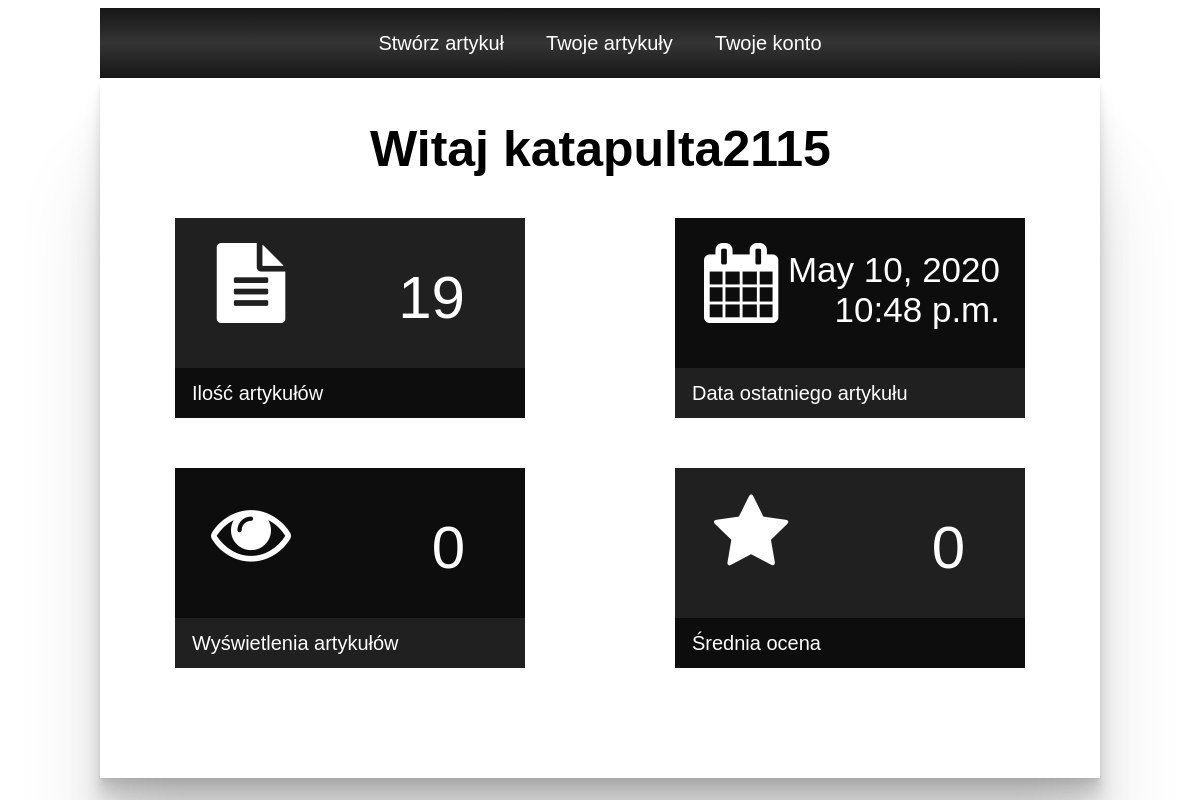
/journalist/userPanel (signed in), run on the app's committed database.
### Wobliczu/models.py (models this page shows, shortened)
class ArticleUser(models.Model):
    user = models.OneToOneField(User, on_delete=models.CASCADE)
    numberOfArticles = models.IntegerField(verbose_name='numberOfArticles')
    last_pub_date = models.DateTimeField(default=datetime.now())
    total_views = models.IntegerField(default=0)

### Wobliczu/views.py (the view)
# urls.py: path('journalist/userPanel', renderUserPanel, name='user-panel'),
def renderUserPanel(request):
    user = request.user
    ruser_id = user.id
    arUser = ArticleUser.objects.get(user_id=ruser_id)
    context = {
        'user': arUser,
        'Articles': Article.objects.all()
    }
    return render(request, 'journalist/userPanel.html', context)

### templates/journalist/userPanel.html (shortened to what this page needs)
{% extends 'base_user.html' %}
{% block content %}
<!DOCTYPE html>
<html lang="en">
<head>
    <link rel="stylesheet" href="../../static/css/userPanelS.css" type="text/css" />
    <link rel="stylesheet" href="../../static/css/fontello.css" type="text/css" />
</head>
<body>
<div id="boxesContainer">
    <h2 style="margin-left: 270px; font-size: 50px; color: black; position: absolute;">Witaj {{ user.user }}</h2>
    <div class="infoBox" style="background-color: #202020; margin-left: 75px; margin-top: 140px">
        <i class="icon-doc-text-inv" style="font-size: 80px; position: absolute; margin-top: 20px; float: left; margin-left: 20px"></i>
        <div class="infoNumber">{{ user.numberOfArticles }}</div>
        <div class="infoBoxFooter" style="background-color: #0d0d0d"><div style="margin-left: 17px">Ilość artykułów</div></div>
    </div>
    <div class="infoBox" style="background-color: #0d0d0d; margin-left: 575px; margin-top: 140px">
        <i class="icon-calendar" style="font-size: 80px; position: absolute; margin-top: 20px; float: left; margin-left: 10px"></i>
        <div class="infoNumber" style="font-size: 35px; margin-right: 15px;margin-left: 35px; margin-top: 32px; width: 290px">{{ user.last_pub_date|date }}<br>{{ user.last_pub_date|time }}</div>
        <div class="infoBoxFooter" style="background-color: #202020"><div style="margin-left: 17px">Data ostatniego artykułu</div></div>
    </div>
    <div class="infoBox" style="background-color: #0d0d0d; margin-left: 75px; margin-top: 390px">
        <i class="icon-eye" style="font-size: 80px; position: absolute; margin-top: 20px; float: left; margin-left: 20px"></i>
        <div class="infoNumber">0</div>
        <div class="infoBoxFooter" style="background-color: #202020"><div style="margin-left: 17px">Wyświetlenia artykułów</div></div>
    </div>
    <div class="infoBox" style="background-color: #202020; margin-left: 575px; margin-top: 390px">
        <i class="icon-star" style="font-size: 80px; position: absolute; margin-top: 20px; float: left; margin-left: 20px"></i>
        <div class="infoNumber">0</div>
        <div class="infoBoxFooter" style="background-color: #0d0d0d"><div style="margin-left: 17px">Średnia ocena</div></div>
    </div>
</div>
</body>
</html>
{% endblock %}

### static/css/base_userS.css (style rules this page uses)
html { font-family: 'Arial', serif; }

### static/css/userPanelS.css (style rules this page uses)
body { font-family: 'Arial', serif; background: #fff; }
#boxesContainer { width: 1000px; margin-left: auto; margin-right: auto; min-height: 700px; background-color: #fff; box-shadow: 0 2.8px 2.2px rgba(0, 0, 0, 0.034), 0 6.7px 5.3px rgba(0, 0, 0, 0.048), 0 12.5px 10px rgba(0, 0, 0, 0.06), 0 22.3px 17.9px rgba(0, 0, 0, 0.072), 0 41.8px 33.4px rgba(0, 0, 0, 0.086), 0 100px 80px rgba(0, 0, 0, 0.12); color: #fff; }
.infoBox { width: 350px; height: 200px; background-color: #161616; margin-right: 100px; margin-top: 100px; position: absolute; float: left; }
.infoBoxFooter { margin-top: 150px; height: 50px; position: relative; color: white; font-size: 20px; line-height: 50px; }
.infoNumber { text-align: right; font-size: 60px; position: absolute; width:290px; margin-top: 45px; margin-right: 60px; }

### data on the page
ArticleUser: user "katapulta2115", numberOfArticles "19", last_pub_date "May 10, 2020", last_pub_date "10:48 p.m."
